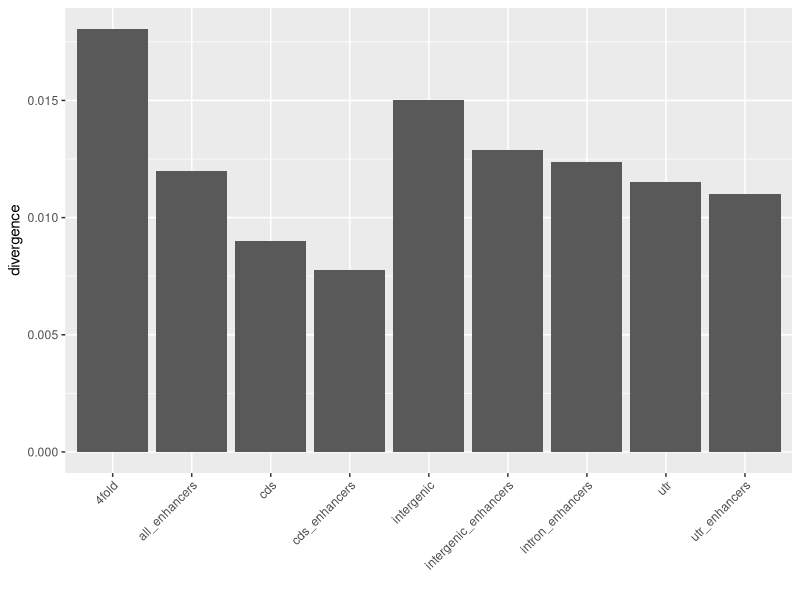

Generate this figure with R:
library(ggplot2)

setwd('~/sal_enhancers/divergence')
div <- read.delim('all_regs_div.txt')

div_plot <- ggplot(div, aes(x=region, y=divergence)) +
  geom_bar(stat='identity') + theme(axis.text.x=element_text(angle=45, hjust=1)) +
  xlab('')

png('divergence.png', width=3, height=3, res=320, units='in')

div_plot

dev.off()

